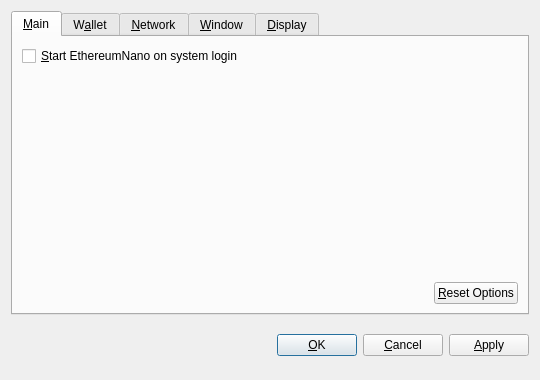
<?xml version="1.0" encoding="UTF-8"?>
<ui version="4.0">
 <class>OptionsDialog</class>
 <widget class="QDialog" name="OptionsDialog">
  <property name="geometry">
   <rect>
    <x>0</x>
    <y>0</y>
    <width>540</width>
    <height>380</height>
   </rect>
  </property>
  <property name="windowTitle">
   <string>Options</string>
  </property>
  <property name="modal">
   <bool>true</bool>
  </property>
  <layout class="QVBoxLayout" name="verticalLayout">
   <item>
    <widget class="QTabWidget" name="tabWidget">
     <property name="tabPosition">
      <enum>QTabWidget::North</enum>
     </property>
     <property name="currentIndex">
      <number>0</number>
     </property>
     <widget class="QWidget" name="tabMain">
      <attribute name="title">
       <string>&amp;Main</string>
      </attribute>
      <layout class="QVBoxLayout" name="verticalLayout_Main">
       <item>
        <widget class="QCheckBox" name="bitcoinAtStartup">
         <property name="toolTip">
          <string>Automatically start EthereumNano after logging in to the system.</string>
         </property>
         <property name="text">
          <string>&amp;Start EthereumNano on system login</string>
         </property>
        </widget>
       </item>
       <item>
        <spacer name="verticalSpacer_Main">
         <property name="orientation">
          <enum>Qt::Vertical</enum>
         </property>
         <property name="sizeHint" stdset="0">
          <size>
           <width>20</width>
           <height>40</height>
          </size>
         </property>
        </spacer>
       </item>
       <item>
        <layout class="QHBoxLayout" name="horizontalLayout_2_Main">
         <item>
          <spacer name="horizontalSpacer_2_Main">
           <property name="orientation">
            <enum>Qt::Horizontal</enum>
           </property>
           <property name="sizeHint" stdset="0">
            <size>
             <width>40</width>
             <height>20</height>
            </size>
           </property>
          </spacer>
         </item>
         <item>
          <widget class="QPushButton" name="resetButton">
           <property name="toolTip">
            <string>Reset all client options to default.</string>
           </property>
           <property name="text">
            <string>&amp;Reset Options</string>
           </property>
           <property name="autoDefault">
            <bool>false</bool>
           </property>
          </widget>
         </item>
        </layout>
       </item>
      </layout>
     </widget>
     <widget class="QWidget" name="tabWallet">
      <attribute name="title">
       <string>W&amp;allet</string>
      </attribute>
      <layout class="QVBoxLayout" name="verticalLayout_Network">
       <item>
        <widget class="QLabel" name="transactionFeeInfoLabel">
         <property name="text">
          <string>Optional transaction fee per kB that helps make sure your transactions are processed quickly. Most transactions are 1 kB.</string>
         </property>
         <property name="textFormat">
          <enum>Qt::PlainText</enum>
         </property>
         <property name="wordWrap">
          <bool>true</bool>
         </property>
        </widget>
       </item>
       <item>
        <layout class="QHBoxLayout" name="horizontalLayout_1_Main">
         <item>
          <widget class="QLabel" name="transactionFeeLabel">
           <property name="text">
            <string>Pay transaction &amp;fee</string>
           </property>
           <property name="textFormat">
            <enum>Qt::PlainText</enum>
           </property>
           <property name="buddy">
            <cstring>transactionFee</cstring>
           </property>
          </widget>
         </item>
         <item>
          <widget class="BitcoinAmountField" name="transactionFee"/>
         </item>
         <item>
          <spacer name="horizontalSpacer_1_Main">
           <property name="orientation">
            <enum>Qt::Horizontal</enum>
           </property>
           <property name="sizeHint" stdset="0">
            <size>
             <width>40</width>
             <height>20</height>
            </size>
           </property>
          </spacer>
         </item>
        </layout>
       </item>
       <item>
        <widget class="QLabel" name="label">
         <property name="text">
          <string>If you disable the spending of unconfirmed change, the change from a transaction cannot be used until that transaction has at least one confirmation. This also affects how your balance is computed.</string>
         </property>
         <property name="wordWrap">
          <bool>true</bool>
         </property>
        </widget>
       </item>
       <item>
        <widget class="QCheckBox" name="spendZeroConfChange">
         <property name="text">
          <string>Spend unconfirmed change  (experts only)</string>
         </property>
        </widget>
       </item>
       <item>
        <spacer name="verticalSpacer">
         <property name="orientation">
          <enum>Qt::Vertical</enum>
         </property>
         <property name="sizeHint" stdset="0">
          <size>
           <width>20</width>
           <height>40</height>
          </size>
         </property>
        </spacer>
       </item>
      </layout>
     </widget>
     <widget class="QWidget" name="tabNetwork">
      <attribute name="title">
       <string>&amp;Network</string>
      </attribute>
      <layout class="QVBoxLayout" name="verticalLayout_Network">
       <item>
        <widget class="QCheckBox" name="mapPortUpnp">
         <property name="toolTip">
          <string>Automatically open the EthereumNano client port on the router. This only works when your router supports UPnP and it is enabled.</string>
         </property>
         <property name="text">
          <string>Map port using &amp;UPnP</string>
         </property>
        </widget>
       </item>
       <item>
        <widget class="QCheckBox" name="connectSocks">
         <property name="toolTip">
          <string>Connect to the EthereumNano network through a SOCKS proxy (e.g. when connecting through Tor).</string>
         </property>
         <property name="text">
          <string>&amp;Connect through SOCKS proxy:</string>
         </property>
        </widget>
       </item>
       <item>
        <layout class="QHBoxLayout" name="horizontalLayout_Network">
         <item>
          <widget class="QLabel" name="proxyIpLabel">
           <property name="text">
            <string>Proxy &amp;IP:</string>
           </property>
           <property name="textFormat">
            <enum>Qt::PlainText</enum>
           </property>
           <property name="buddy">
            <cstring>proxyIp</cstring>
           </property>
          </widget>
         </item>
         <item>
          <widget class="QValidatedLineEdit" name="proxyIp">
           <property name="maximumSize">
            <size>
             <width>140</width>
             <height>16777215</height>
            </size>
           </property>
           <property name="toolTip">
            <string>IP address of the proxy (e.g. 127.0.0.1)</string>
           </property>
          </widget>
         </item>
         <item>
          <widget class="QLabel" name="proxyPortLabel">
           <property name="text">
            <string>&amp;Port:</string>
           </property>
           <property name="textFormat">
            <enum>Qt::PlainText</enum>
           </property>
           <property name="buddy">
            <cstring>proxyPort</cstring>
           </property>
          </widget>
         </item>
         <item>
          <widget class="QLineEdit" name="proxyPort">
           <property name="maximumSize">
            <size>
             <width>55</width>
             <height>16777215</height>
            </size>
           </property>
           <property name="toolTip">
            <string>Port of the proxy (e.g. 9050)</string>
           </property>
          </widget>
         </item>
         <item>
          <widget class="QLabel" name="socksVersionLabel">
           <property name="text">
            <string>SOCKS &amp;Version:</string>
           </property>
           <property name="textFormat">
            <enum>Qt::PlainText</enum>
           </property>
           <property name="buddy">
            <cstring>socksVersion</cstring>
           </property>
          </widget>
         </item>
         <item>
          <widget class="QValueComboBox" name="socksVersion">
           <property name="toolTip">
            <string>SOCKS version of the proxy (e.g. 5)</string>
           </property>
          </widget>
         </item>
         <item>
          <spacer name="horizontalSpacer_Network">
           <property name="orientation">
            <enum>Qt::Horizontal</enum>
           </property>
           <property name="sizeHint" stdset="0">
            <size>
             <width>40</width>
             <height>20</height>
            </size>
           </property>
          </spacer>
         </item>
        </layout>
       </item>
       <item>
        <spacer name="verticalSpacer_Network">
         <property name="orientation">
          <enum>Qt::Vertical</enum>
         </property>
         <property name="sizeHint" stdset="0">
          <size>
           <width>20</width>
           <height>40</height>
          </size>
         </property>
        </spacer>
       </item>
      </layout>
     </widget>
     <widget class="QWidget" name="tabWindow">
      <attribute name="title">
       <string>&amp;Window</string>
      </attribute>
      <layout class="QVBoxLayout" name="verticalLayout_Window">
       <item>
        <widget class="QCheckBox" name="minimizeToTray">
         <property name="toolTip">
          <string>Show only a tray icon after minimizing the window.</string>
         </property>
         <property name="text">
          <string>&amp;Minimize to the tray instead of the taskbar</string>
         </property>
        </widget>
       </item>
       <item>
        <widget class="QCheckBox" name="minimizeOnClose">
         <property name="toolTip">
          <string>Minimize instead of exit the application when the window is closed. When this option is enabled, the application will be closed only after selecting Quit in the menu.</string>
         </property>
         <property name="text">
          <string>M&amp;inimize on close</string>
         </property>
        </widget>
       </item>
       <item>
        <spacer name="verticalSpacer_Window">
         <property name="orientation">
          <enum>Qt::Vertical</enum>
         </property>
         <property name="sizeHint" stdset="0">
          <size>
           <width>20</width>
           <height>40</height>
          </size>
         </property>
        </spacer>
       </item>
      </layout>
     </widget>
     <widget class="QWidget" name="tabDisplay">
      <attribute name="title">
       <string>&amp;Display</string>
      </attribute>
      <layout class="QVBoxLayout" name="verticalLayout_Display">
       <item>
        <layout class="QHBoxLayout" name="horizontalLayout_1_Display">
         <item>
          <widget class="QLabel" name="langLabel">
           <property name="text">
            <string>User Interface &amp;language:</string>
           </property>
           <property name="textFormat">
            <enum>Qt::PlainText</enum>
           </property>
           <property name="buddy">
            <cstring>lang</cstring>
           </property>
          </widget>
         </item>
         <item>
          <widget class="QValueComboBox" name="lang">
           <property name="toolTip">
            <string>The user interface language can be set here. This setting will take effect after restarting EthereumNano.</string>
           </property>
          </widget>
         </item>
        </layout>
       </item>
       <item>
        <layout class="QHBoxLayout" name="horizontalLayout_2_Display">
         <item>
          <widget class="QLabel" name="unitLabel">
           <property name="text">
            <string>&amp;Unit to show amounts in:</string>
           </property>
           <property name="textFormat">
            <enum>Qt::PlainText</enum>
           </property>
           <property name="buddy">
            <cstring>unit</cstring>
           </property>
          </widget>
         </item>
         <item>
          <widget class="QValueComboBox" name="unit">
           <property name="toolTip">
            <string>Choose the default subdivision unit to show in the interface and when sending coins.</string>
           </property>
          </widget>
         </item>
        </layout>
       </item>
       <item>
        <widget class="QCheckBox" name="displayAddresses">
         <property name="toolTip">
          <string>Whether to show EthereumNano addresses in the transaction list or not.</string>
         </property>
         <property name="text">
          <string>&amp;Display addresses in transaction list</string>
         </property>
        </widget>
       </item>
       <item>
        <widget class="QCheckBox" name="coinControlFeatures">
         <property name="toolTip">
          <string>Whether to show coin control features or not.</string>
         </property>
         <property name="text">
          <string>Display coin &amp;control features (experts only!)</string>
         </property>
        </widget>
       </item>
       <item>
        <spacer name="verticalSpacer_Display">
         <property name="orientation">
          <enum>Qt::Vertical</enum>
         </property>
         <property name="sizeHint" stdset="0">
          <size>
           <width>20</width>
           <height>40</height>
          </size>
         </property>
        </spacer>
       </item>
      </layout>
     </widget>
    </widget>
   </item>
   <item>
    <layout class="QHBoxLayout" name="horizontalLayout_Buttons">
     <item>
      <spacer name="horizontalSpacer_1">
       <property name="orientation">
        <enum>Qt::Horizontal</enum>
       </property>
       <property name="sizeHint" stdset="0">
        <size>
         <width>40</width>
         <height>48</height>
        </size>
       </property>
      </spacer>
     </item>
     <item>
      <widget class="QLabel" name="statusLabel">
       <property name="font">
        <font>
         <weight>75</weight>
         <bold>true</bold>
        </font>
       </property>
       <property name="text">
        <string/>
       </property>
       <property name="textFormat">
        <enum>Qt::PlainText</enum>
       </property>
       <property name="wordWrap">
        <bool>true</bool>
       </property>
      </widget>
     </item>
     <item>
      <spacer name="horizontalSpacer_2">
       <property name="orientation">
        <enum>Qt::Horizontal</enum>
       </property>
       <property name="sizeHint" stdset="0">
        <size>
         <width>40</width>
         <height>48</height>
        </size>
       </property>
      </spacer>
     </item>
     <item>
      <widget class="QPushButton" name="okButton">
       <property name="text">
        <string>&amp;OK</string>
       </property>
      </widget>
     </item>
     <item>
      <widget class="QPushButton" name="cancelButton">
       <property name="text">
        <string>&amp;Cancel</string>
       </property>
       <property name="autoDefault">
        <bool>false</bool>
       </property>
      </widget>
     </item>
     <item>
      <widget class="QPushButton" name="applyButton">
       <property name="text">
        <string>&amp;Apply</string>
       </property>
       <property name="autoDefault">
        <bool>false</bool>
       </property>
      </widget>
     </item>
    </layout>
   </item>
  </layout>
 </widget>
 <customwidgets>
  <customwidget>
   <class>BitcoinAmountField</class>
   <extends>QSpinBox</extends>
   <header>bitcoinamountfield.h</header>
  </customwidget>
  <customwidget>
   <class>QValueComboBox</class>
   <extends>QComboBox</extends>
   <header>qvaluecombobox.h</header>
  </customwidget>
  <customwidget>
   <class>QValidatedLineEdit</class>
   <extends>QLineEdit</extends>
   <header>qvalidatedlineedit.h</header>
  </customwidget>
 </customwidgets>
 <resources/>
 <connections/>
</ui>
